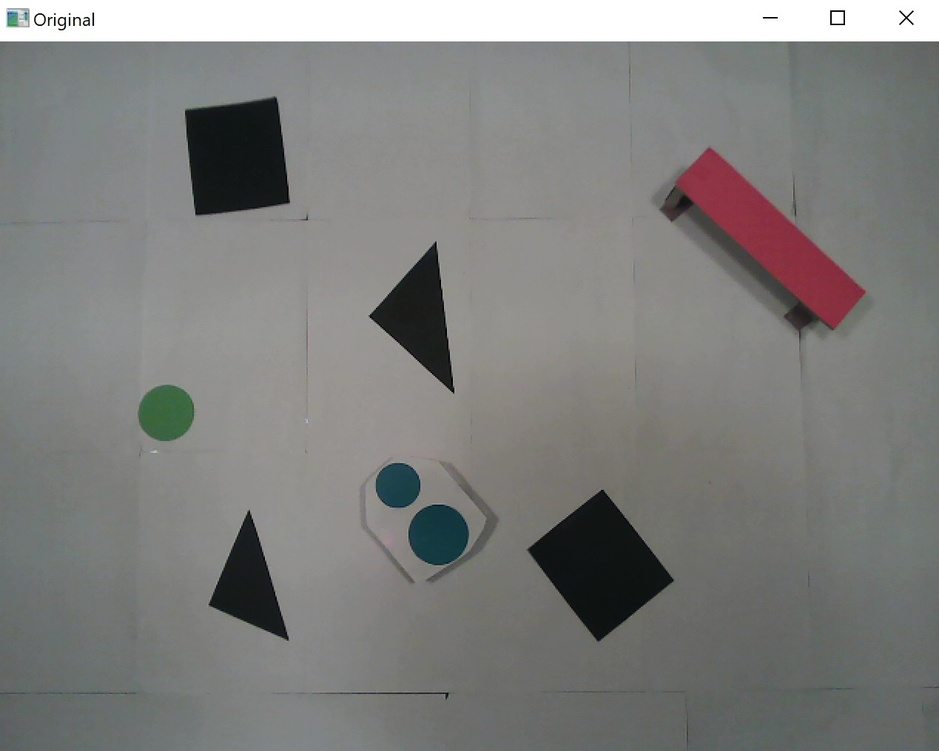
#> input picture original.jpg, 939 x 751 px, shrunk from 1269 x 1015 before the run, given in place of the camera
$ python vision_test.py
#> lines starting #> are read from the running program, lines starting #| are printed output that depends on the picture; after the words box and inside, x2 and y2 are one past the last pixel; in counts of white or black regions, pixels touching at a corner belong together
### vision.py
import numpy as np
import cv2 as cv
import math
import copy

APPROX_FACTOR = 0.03
EPSILON = 0.01
TEXT_OFFSET = 5
FULL = -1
ALL_CTRS = -1
KERNEL_SIZE = (5, 5)
FONT_SCALE = 1
SCALING_FACTOR = 50
ROBOT_LINE = 50
THRESH = 80

MAX_CTR_SIZE = 1000
MIN_CTR_SIZE = 200

ROBOT_RADIUS = 10
GOAL_RADIUS = 15

MAX_VERT_OBST = 8
MIN_VERT_OBST = 2

PIXEL_WIDTH = 3
RED_CHANNEL = 0

GREEN = (0, 255, 0)
BLUE = (255, 0, 0)
RED = (0, 0, 255)
WHITE = (255, 255, 255)

#%%
def extract_obstacles(img):
    """"
    ---
    Description: Finds all the black obstacles and extract their vertices
                from the image
    ---
    Input: - img: Image captured by the camera

    ---
    Outputs: - obstacles: [array([[[v1_1x, v1_1y]],[[v1_2x, v1_2y]],...,
                                  [[v1_Nx, v1_Ny]]], dtype = int32),
                           array([[[v2_1x, v2_1y]],[[v2_2x, v2_2y]],...,
                                  [[v2_Nx, v2_Ny]]], dtype = int32),
                           .....,
                           array([[[vM_1x, vM_1y]],[[vM_2x, vM_2y]],...,
                                  [[vM_Nx, vM_Ny]]], dtype = int32),]
                           where vM_Nx is the x coordinate of the Nth vertex of
                           the Mth obstacle
             - Bolean returns false: if no obstacles found
    """

    # Extract the red obstacles from the red channel
    img_red = img[:, :, RED_CHANNEL]
    blurred = cv.GaussianBlur(img_red, KERNEL_SIZE, cv.BORDER_DEFAULT)

    # Perform an opening, which consists of an erosion plus a dilation
    img_filtered = cv.morphologyEx(blurred, cv.MORPH_OPEN,np.ones(KERNEL_SIZE))
    ret, img_ready = cv.threshold(img_filtered, THRESH, 255, cv.THRESH_BINARY)
    cv.imshow("Thresholded", img_ready)
    contours, hierarchy = cv.findContours(img_ready, cv.RETR_LIST, \
                                          cv.CHAIN_APPROX_SIMPLE)
    im2 = np.zeros(img.shape)
    approximations = []

    # Approximate each contour and evaluate their plausibility
    for count in range(len(contours)):
        epsilon = APPROX_FACTOR*cv.arcLength(contours[count], True)
        if (cv.arcLength(contours[count], True) < MAX_CTR_SIZE) & \
            (cv.arcLength(contours[count], True) > MIN_CTR_SIZE):
            approximations.append(cv.approxPolyDP(contours[count], epsilon, \
                                                  closed=True))
    cv.drawContours(im2, approximations, ALL_CTRS, GREEN, PIXEL_WIDTH)
    cv.imshow("Contours", im2)
    obstacles = []

    # Build the list and perform a second check on the obstacles
    for i in range(len(approximations)):
        if (len(approximations[i]) < MAX_VERT_OBST) and \
            (len(approximations[i]) > MIN_VERT_OBST):
            obstacles.append(approximations[i])
    im3 = np.zeros(img.shape)
    cv.drawContours(im3, obstacles, ALL_CTRS, GREEN, PIXEL_WIDTH)
    cv.imshow("obstacles", im3)

    if not obstacles:
        return False, []
    return True, obstacles

#%%
def expand_obstacles(obstacles):
    """"
    ---
    Description: Expands the size of the obstacles to take the robot size in
                account for the path
    ---
    Input: - obstacles: [array([[[v1_1x, v1_1y]],[[v1_2x, v1_2y]],...,
                                  [[v1_Nx, v1_Ny]]], dtype = int32),
                        array([[[v2_1x, v2_1y]],[[v2_2x, v2_2y]],...,
                               [[v2_Nx, v2_Ny]]], dtype = int32),
                        .....,
                        array([[[vM_1x, vM_1y]],[[vM_2x, vM_2y]],...,
                               [[vM_Nx, vM_Ny]]], dtype = int32),]
                        where vM_Nx is the x coordinate of the Nth vertex of
                        the Mth obstacle

    ---
    Output: - ex_obstacles: same format as obstacles but with expanded
                             obstacles
    """
    ex_obstacles = copy.deepcopy(obstacles)

    for c in range(len(obstacles)):

        # The formula to find the center is: cx = (M10/M00),cy = (M01/M00)
        # was found at the address:
        #https://www.geeksforgeeks.org/python-opencv-find-center-of-contour/
        moments = cv.moments(obstacles[c])

        if not moments["m00"]:
            moments["m00"] = EPSILON
        if not moments["m00"]:
            moments["m00"] = EPSILON

        cx = int(moments["m10"]/moments["m00"])
        cy = int(moments["m01"]/moments["m00"])

        # For each vertex compute the vector to the center
        # and move by a constant times this vector to make space for Thymio
        for d in range(len(obstacles[c])):
            vec_x = obstacles[c][d][0][0] - cx
            vec_y = obstacles[c][d][0][1] - cy
            vec = np.array([vec_x, vec_y])
            vec = vec/np.linalg.norm(vec)
            ex_obstacles[c][d][0][0] = obstacles[c][d][0][0] \
                                        + vec[0]*SCALING_FACTOR
            ex_obstacles[c][d][0][1] = obstacles[c][d][0][1] \
                                        + vec[1]*SCALING_FACTOR
    return ex_obstacles

#%%
# [12 lines left out: function annotate_path, not called in this run]

#%%
def annotate_robot(robot_pos, img):
    """"
    ---
    Description:  Draws the robot on the provided image
    ---
    Inputs: - img: Canvas image to draw the robot on
            - robot_pos:  [(x, y), angle] Value of the robot position

    """
    cv.circle(img, robot_pos[0], ROBOT_RADIUS, RED, FULL)
    point2 = (int(robot_pos[0][0] + math.cos(robot_pos[1])*ROBOT_LINE), \
              int(robot_pos[0][1] - math.sin(robot_pos[1])*ROBOT_LINE))
    cv.line(img, robot_pos[0], point2, RED, PIXEL_WIDTH)
    cv.putText(img, "Thymio", robot_pos[0], cv.FONT_HERSHEY_SIMPLEX, \
               FONT_SCALE, BLUE, PIXEL_WIDTH)


#%%
def annotate_goal(goal_pos, img):
    """"
    ---
    Description:  Draws the goal on the provided

    ---
    Inputs:
        - goal_pos: (x, y) Value of the goal position
        - img: Canvas image to draw the goal on

    """
    cv.circle(img, (goal_pos[0], goal_pos[1]), GOAL_RADIUS, GREEN, FULL)
    cv.putText(img, "Goal", \
               (goal_pos[0] + TEXT_OFFSET, goal_pos[1] + TEXT_OFFSET), \
                cv.FONT_HERSHEY_SIMPLEX, FONT_SCALE, GREEN, PIXEL_WIDTH)

#%%
def annotate_arch(arch_pos, img):
    """"
    ---
    Description: Draws the way through the arch on the provided image

    ---
    Inputs:
        - arch_pos: ((x1, y1), (x2, y2)) Value of the two points before
                    and after the arch
        - img: Canvas image to draw the arch on

    """

    point1 = arch_pos[len(arch_pos) - 2]
    point2 = arch_pos[len(arch_pos) - 1]
    cv.line(img, point1, point2, RED, PIXEL_WIDTH)
    cv.putText(img, "arch", point1, cv.FONT_HERSHEY_SIMPLEX, FONT_SCALE, RED, \
               PIXEL_WIDTH)

#%%
# [36 lines left out: function convert_vertice, not called in this run]

### positions.py
import numpy as np
import cv2 as cv
import math

RADIUS_GOAL_POS = 0.035  # in meter


def detect_circles(img, lower_range, upper_range):
    """
    :param img: image of the setup
    :param lower_range: lower range of the color
    :param upper_range: upper range of the color
    :return: array with circles coordinates of the color chosen [[x0, y0, r0], [x1, y1, r1], ...]
    """
    # convert img from rgb to hsv
    hsv = cv.cvtColor(img, cv.COLOR_BGR2HSV)

    # threshold colored circles
    mask = cv.inRange(hsv, lower_range, upper_range)

    # convert img from rgb to grayscale
    grey = cv.cvtColor(img, cv.COLOR_BGR2GRAY)

    # apply threshold mask to grayscale image
    img_masked = cv.bitwise_and(grey, grey, mask=mask)

    # blur image
    blurred = cv.blur(img_masked, (5, 5))
    # cv.imshow("image blurred", blurred)
    # cv.waitKey(0)
    # cv.destroyAllWindows()

    # detect circles
    circles = cv.HoughCircles(blurred, cv.HOUGH_GRADIENT, 1, 20,
                                param1=50, param2=30, minRadius=3, maxRadius=100)
    if circles is None:
        return None

    # draw circles
    output = cv.cvtColor(grey, cv.COLOR_GRAY2BGR)
    circles = np.uint16(np.around(circles))
    for i in circles[0, :]:
        # draw the outer circle
        cv.circle(output, (i[0], i[1]), i[2], (0, 255, 0), 2)
        # draw the center of the circle
        cv.circle(output, (i[0], i[1]), 2, (0, 0, 255), 3)

    # cv.imshow("detected circles", output)
    # cv.waitKey(0)
    # cv.destroyAllWindows()

    # convert the (x, y) coordinates and radius of the circles to integers
    circles = np.round(circles[0, :]).astype("int")

    return circles


def get_goal_position(img):
    """
    :param img: image of the setup
    :return: goal position
    """
    # color value for green in hsv
    lower_green = np.array([35, 50, 0])
    upper_green = np.array([75, 255, 255])

    # detect circle
    circle = detect_circles(img, lower_green, upper_green)

    if circle is None:
        print("WARNING: no goal position found")
        return False, None, None

    nb_circles = circle.shape[0]

    if nb_circles > 1:
        print("WARNING: more than one goal position found", nb_circles)
        return False, None, None

    center = tuple(circle[0][0:2])
    radius = circle[0][2]

    return True, center, radius


def get_robot_position(img):
    """
    :param img: image of the setup
    :return: array with (x, y) coordinates and angle between -pi and pi
    """
    # mask for blue color in hsv:
    lower_blue = np.array([85, 50, 0])
    upper_blue = np.array([130, 255, 255])

    circles = detect_circles(img, lower_blue, upper_blue)

    if circles is None:
        print("WARNING: robot not found")
        return False, None

    nb_circles = circles.shape[0]

    if nb_circles > 2:
        print("WARNING: more than 2 circles found for robot position", nb_circles)
        return False, None

    elif nb_circles == 1:
        print("WARNING: only one circle found for robot position", nb_circles)
        return False, None

    # direction of the robot
    elif nb_circles == 2:
        if circles[0][2] > circles[1][2]:
            point = tuple(circles[0][0:2])
            dy = circles[0][1]-circles[1][1]
            dx = circles[1][0]-circles[0][0]

        else:
            point = tuple(circles[1][0:2])
            dy = circles[1][1] - circles[0][1]
            dx = circles[0][0] - circles[1][0]

        angle = math.atan2(dy, dx)
        position = (point, angle)
        return True, position


def get_arch_positions(img):
    """
    :param img: image of the setup
    :return: a tuple with two points by which the robot should pass to pass under the arch
    """
    # extract red arch in white with threshold
    mask = extract_red(img)

    # blur image
    blurred = cv.blur(mask, (5, 5))

    #cv.imshow("image blurred", blurred)
    #cv.waitKey(0)
    #cv.destroyAllWindows()

    # detect rectangle
    c, hierarchy = cv.findContours(blurred, cv.RETR_LIST, cv.CHAIN_APPROX_SIMPLE)

    approx = []
    for i in range(len(c)):
        epsilon = 0.03 * cv.arcLength(c[i], True)
        if (cv.arcLength(c[i], True) < 1000) & (cv.arcLength(c[i], True) > 200):
            approx.append(cv.approxPolyDP(c[i], epsilon, closed=True))

    if not approx:
        print("WARNING: no red shape detected")
        return False, None

    elif len(approx) > 1:
        print("WARNING: more than one red shape detected")
        return False, None

    # check if shape is a rectangle
    if len(approx[0]) == 4:
        # source of formulas to calculate angle and center:
        # http://raphael.candelier.fr/?blog=Image%20Moments
        M = cv.moments(approx[0])

        # barycenter (cx, cy)
        cx = M["m10"] / M["m00"]
        cy = M["m01"] / M["m00"]

        mu11 = M["m11"]/M["m00"]-cx*cy
        mu02 = M["m02"]/M["m00"]-math.pow(cy,2)
        mu20 = M["m20"]/M["m00"]-math.pow(cx,2)

        # angle between -90° and 90° counter clockwise
        angle = -0.5*math.atan2(2*mu11, mu20-mu02)

    else:
        print("WARNING: no rectangle found")
        return False, None

    # find point1 and point2
    width = min(math.dist(approx[0][0][0], approx[0][1][0]), math.dist(approx[0][1][0], approx[0][2][0]))
    point1 = tuple(np.array([cx + math.sin(angle)*width*2.5, cy + math.cos(angle)*width*2.5], dtype=int))
    point2 = tuple(np.array([cx - math.sin(angle)*width*2.5, cy - math.cos(angle)*width*2.5], dtype=int))

    # [11 lines of commented-out code are left out]

    positions = point1, point2

    return True, positions


def extract_red(img):
    """
    :param img: image of the setup
    :return: mask that extracts the red color
    """
    hsv = cv.cvtColor(img, cv.COLOR_BGR2HSV)

    # mask detection in hsv for red color
    lower_red1 = np.array([0, 70, 0])
    upper_red1 = np.array([15, 255, 255])

    lower_red2 = np.array([170, 70, 0])
    upper_red2 = np.array([180, 255, 255])

    mask1 = cv.inRange(hsv, lower_red1, upper_red1)
    mask2 = cv.inRange(hsv, lower_red2, upper_red2)

    mask = mask1 | mask2

    return mask


# [8 lines left out: function convert_meter2pxl, not called in this run]

### vision_test.py
import numpy as np
import cv2 as cv
import vision as vis
import positions as pos

# get img from the webcam
cap = cv.VideoCapture(0)                                    # put 2 if an external webcam is used
cap.set(cv.CAP_PROP_AUTO_EXPOSURE, 1)                       # set auto exposure

while True:
    captured, img = cap.read()
#> img is the input picture: shape (751, 939, 3); mean B, G, R 125.4, 127.2, 126.9
    if captured:
        cv.imshow("Original", img)
        im3 = np.zeros(img.shape)
        found, obstacles = vis.extract_obstacles(img)
#> in extract_obstacles, `ret, img_ready = cv.threshold(img_filtered, THRESH, 255, cv.THRESH_BIN..`:
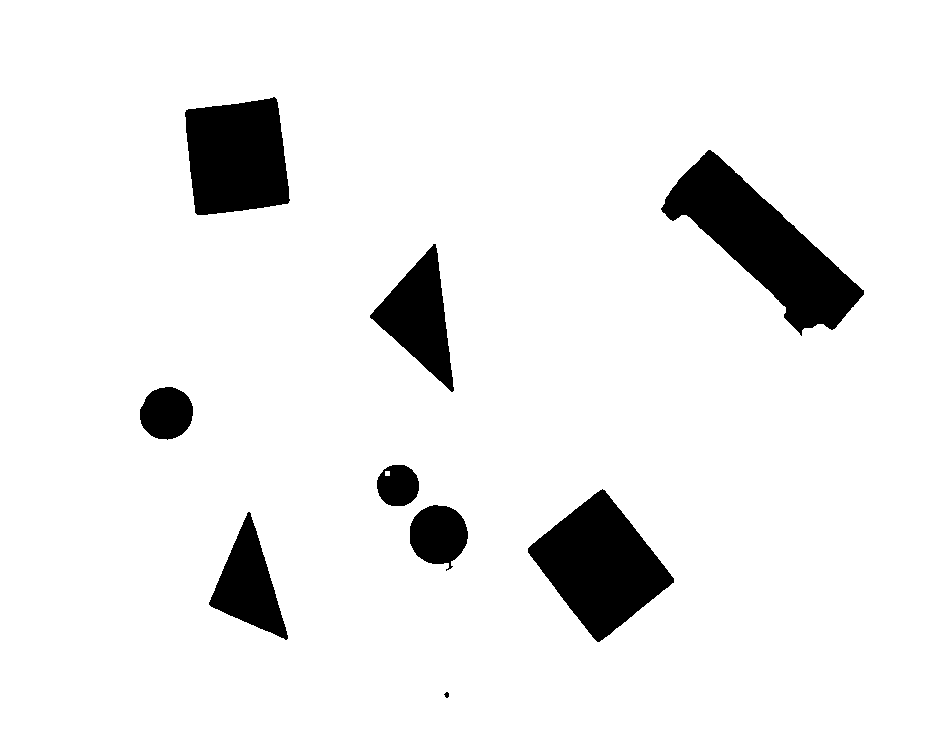
#> img_ready: shape (751, 939); 92.5% white; 9 black regions
#> in extract_obstacles, `ret, img_ready = cv.threshold(img_filtered, THRESH, 255, cv.THRESH_BIN..`: ret = 80
#> in extract_obstacles, `contours, hierarchy = cv.findContours(img_ready, cv.RETR_LIST, \ cv.CH..`: contours = 11 contours, 1 with area under 20; largest, box (x1, y1, x2, y2) and area: (0, 0, 939, 751) 703500, (660, 149, 865, 337) 14350, (527, 488, 675, 643) 11944, (184, 96, 291, 216) 10297, (369, 243, 455, 393) 5919
#> the loop in extract_obstacles, `for count in range(len(contours)):` made 11 passes
#> epsilon on passes 1 to 8: 0.604, 10.48, 6.58, 13.47, 0.48, 4.26, 5.34, 11.23
#> after the loop in extract_obstacles, `for count in range(len(contours)):`: approximations = 6 contours; box (x1, y1, x2, y2) and area: (661, 149, 865, 337) 15846, (527, 488, 675, 643) 11404, (185, 96, 290, 216) 9730, (369, 243, 453, 393) 5471, (208, 511, 287, 641) 4347, (409, 504, 469, 572) 2523
#> the loop in extract_obstacles, `for i in range(len(approximations)):` made 6 passes
#> after the loop in extract_obstacles, `for i in range(len(approximations)):`: obstacles = 5 contours; box (x1, y1, x2, y2) and area: (661, 149, 865, 337) 15846, (527, 488, 675, 643) 11404, (185, 96, 290, 216) 9730, (369, 243, 453, 393) 5471, (208, 511, 287, 641) 4347
#> in extract_obstacles, `cv.imshow("obstacles", im3)`:
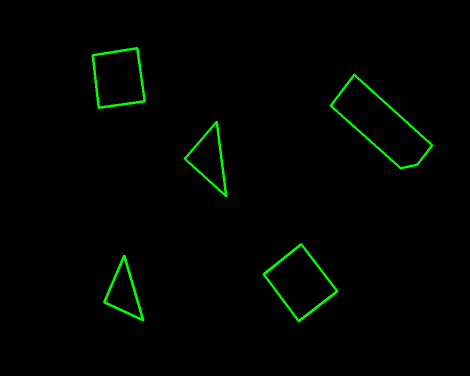
#> window 'obstacles': shape (751, 939, 3) (shown at 1/2 size); mean B, G, R 0, 3.5, 0
#> found = True
        if found:
            ex_obstacles = vis.expand_obstacles(obstacles)
#> in expand_obstacles, `ex_obstacles = copy.deepcopy(obstacles)`: ex_obstacles has the same summary as obstacles in extract_obstacles
#> the loop in expand_obstacles, `for c in range(len(obstacles)):` made 5 passes
#> (cx, cy) on passes 1 to 5: (247, 585), (600, 565), (418, 317), (761, 248), (236, 156)
#> after the loop in expand_obstacles, `for c in range(len(obstacles)):`: ex_obstacles = 5 contours; box (x1, y1, x2, y2) and area: (614, 104, 911, 382) 34130, (478, 438, 723, 692) 31094, (147, 53, 327, 257) 28518, (319, 193, 473, 438) 16866, (163, 461, 315, 681) 14720
            cv.drawContours(im3, ex_obstacles, -1, (0, 255, 0), 3)
            cv.imshow("expanded", im3)
        found_rob, robot_pos = pos.get_robot_position(img)
#> in detect_circles, `img_masked = cv.bitwise_and(grey, grey, mask=mask)`:
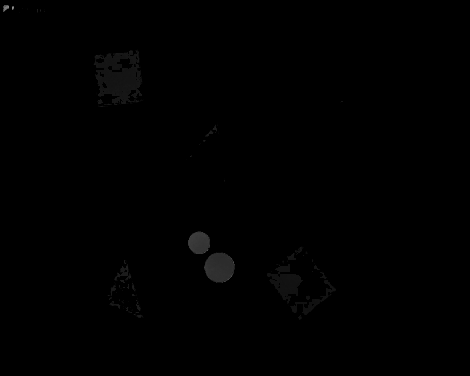
#> img_masked: shape (751, 939) (shown at 1/2 size); min 0, max 187, mean 0.7
#> in detect_circles, `circles = cv.HoughCircles(blurred, cv.HOUGH_GRADIENT, 1, 20, param1=50..`: circles = [[439.5, 534.5, 30.6], [397.5, 485.5, 21.8]]
#> in detect_circles, `circles = np.uint16(np.around(circles))`: circles = [[440, 534, 31], [398, 486, 22]]
#> the loop in detect_circles, `for i in circles[0, :]:` made 2 passes
#> after the loop in detect_circles, `for i in circles[0, :]:`:
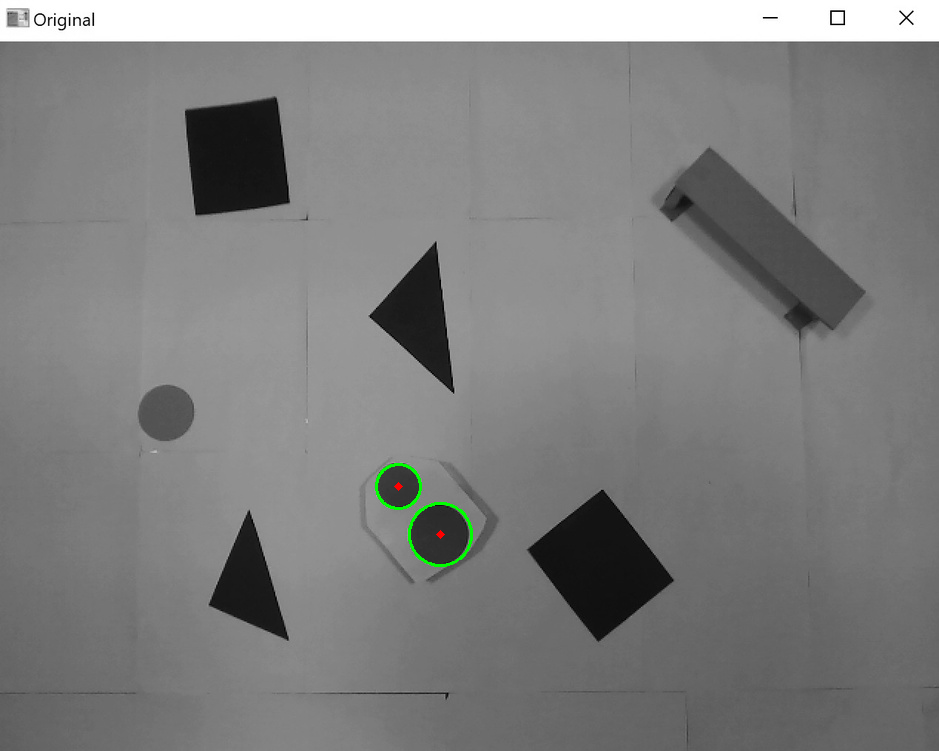
#> output: shape (751, 939, 3); mean B, G, R 126.8, 127.2, 126.9
#> in get_robot_position, `point = tuple(circles[0][0:2])`: point = (440, 534)
#> in get_robot_position, `dy = circles[0][1]-circles[1][1]`: dy = 48
#> in get_robot_position, `dx = circles[1][0]-circles[0][0]`: dx = -42
#> in get_robot_position, `angle = math.atan2(dy, dx)`: angle = 2.29
#> in get_robot_position, `position = (point, angle)`: position = ((440, 534), 2.29)
#> found_rob = True; robot_pos = ((440, 534), 2.29)
        if found_rob:
            vis.annotate_robot(robot_pos, im3)
#> in annotate_robot, `point2 = (int(robot_pos[0][0] + math.cos(robot_pos[1])*ROBOT_LINE), \ ..`: point2 = (407, 496)
        found_goal, goal_pos, ignore = pos.get_goal_position(img)
#> in detect_circles (call 2), `mask = cv.inRange(hsv, lower_range, upper_range)`:
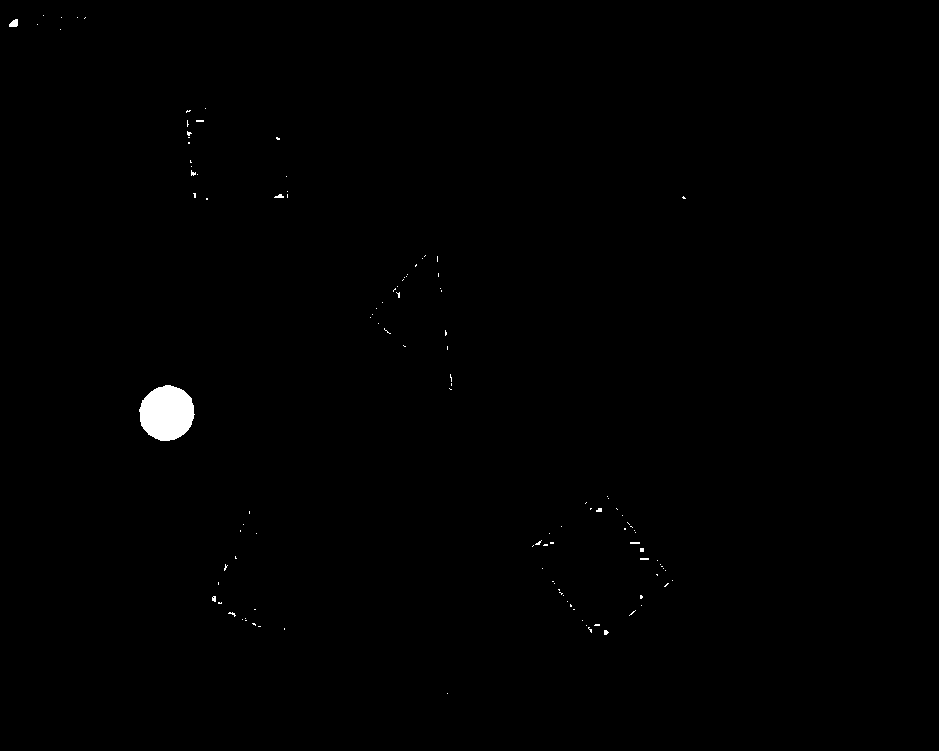
#> mask: shape (751, 939); 0.43% white; 117 white regions (111 under 20 px), largest, box (x1, y1, x2, y2) and area: (139, 385, 195, 441) 2386, (9, 19, 18, 27) 55, (274, 194, 284, 198) 26, (596, 508, 602, 512) 20, (630, 542, 640, 544) 20, (212, 596, 216, 602) 20
#> (the rest of the program and of its run is left out)
